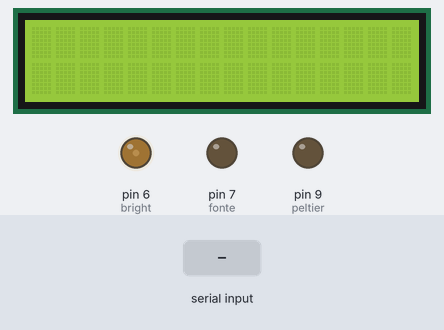
The sketch below on a simulated Arduino Uno, built with avr-gcc and run on an emulated ATmega328P. On the bench: 16×2 character LCD, output pins drawn as LEDs (lit = HIGH). The test bench sets the inputs (shaded band).

Above: at 1.2 s.
1.3 s: "OUTPUT: 90\n" received over Serial
At 2.1 s:
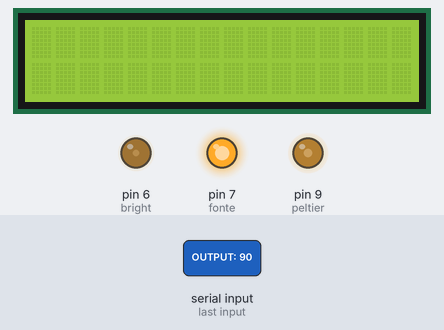
2.8 s: "OUTPUT: \n" received over Serial
At 3.1 s:
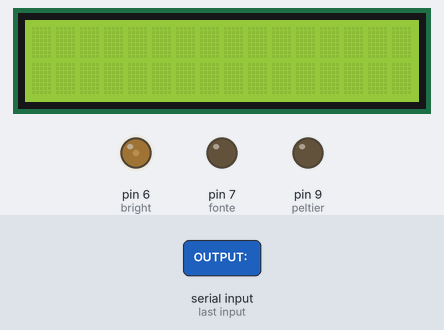
Timing chart, 0 to 5.8 s (numbered marks = the images above; inputs shaded):
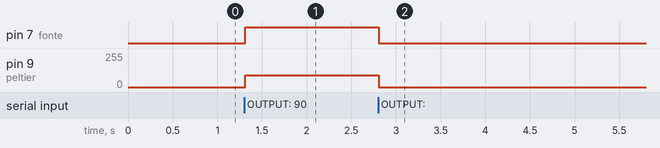

Measured:
- after the input at 1.3 s, pin 7 (fonte): LOW → HIGH at once; pin 9 (peltier): 0/255 → 90/255 at once
- after the input at 2.8 s, pin 7 (fonte): HIGH → LOW at once; pin 9 (peltier): 90/255 → 0/255 at once

The sketch:

Temperatura_Projeto.ino
```cpp
#include <LiquidCrystal.h>

int lm35 = A0;
float temp;
int bright = 6;
int fonte = 7;

String inputString = "";
boolean stringComplete = false;

int peltier =  9;

float readings = 100;
LiquidCrystal lcd(12, 11, 5, 4, 3, 2);
void setup() {
  Serial.begin(9600);
  lcd.begin(16, 2);
  pinMode(lm35, INPUT);
  pinMode(bright, OUTPUT);
  analogWrite(bright, 50);
  pinMode(fonte, OUTPUT);
  pinMode(peltier, OUTPUT);
}

void loop() {
  temp = 0;
  if (stringComplete) {
    if(inputString.equals("RT\n")){
        lcd.clear();
        for(int i=0; i<readings; i++){
          temp+=(float(analogRead(lm35))*5/(1023))/0.01;
        }
        lcd.print("Temp: ");
        lcd.print((temp/readings));
        Serial.println((temp/readings));
    }else if(inputString.startsWith("OUTPUT: ")){
      inputString.replace("OUTPUT: ", "");
      int output = inputString.toInt();
      analogWrite(peltier, output);
      if(output <= 0){
        digitalWrite(fonte, LOW);
      }else{
        digitalWrite(fonte, HIGH);
      }
    }else if(inputString.equals("SHUTDOWN\n")){
      lcd.clear();
      digitalWrite(fonte, LOW);
    }
    inputString = "";
    stringComplete = false;
  }
}

void serialEvent() {
  while (Serial.available()) {
    // get the new byte:
    char inChar = (char)Serial.read();
    // add it to the inputString:
    inputString += inChar;
    // if the incoming character is a newline, set a flag
    // so the main loop can do something about it:
    if (inChar == '\n') {
      stringComplete = true;
    }
  }
}
```
